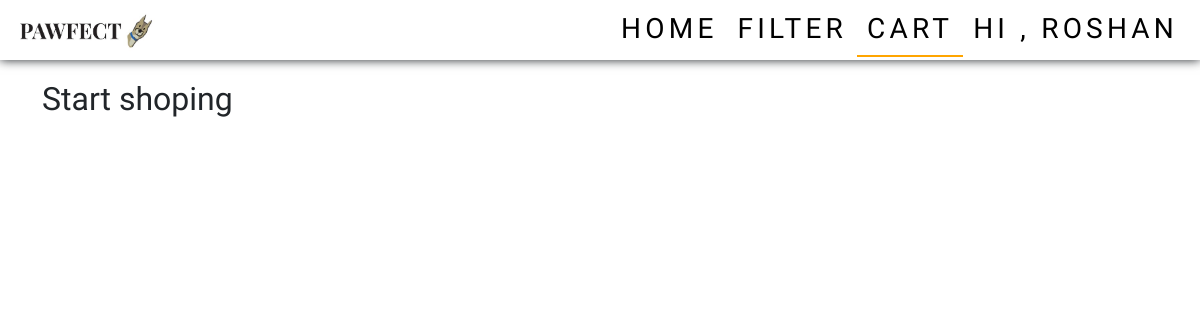
The page /viewCart (signed in) on the database as committed earlier.
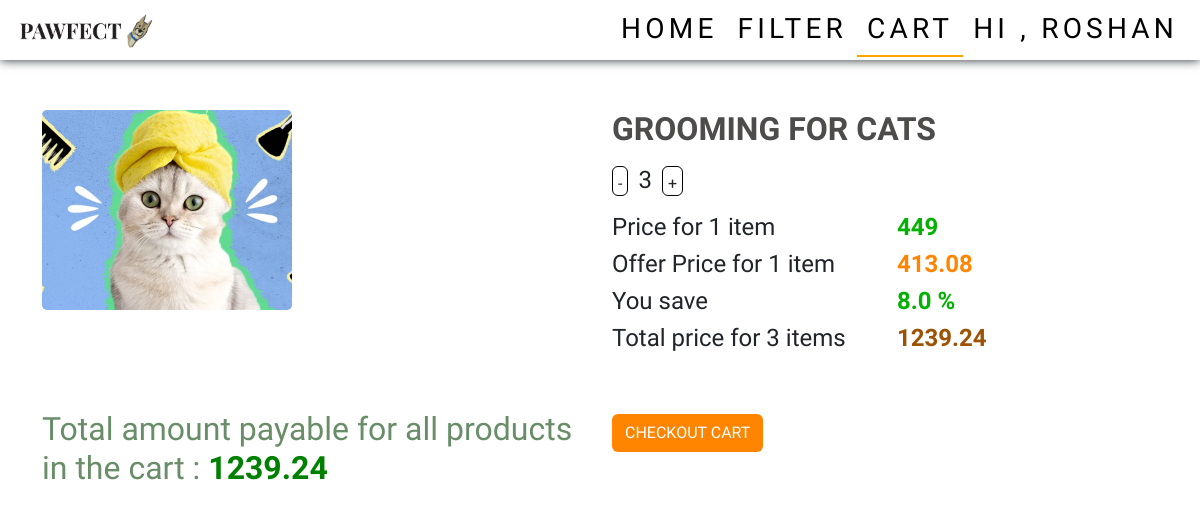
The same page on the database as committed later.
### app/models.py (models this page shows)
class Cart(models.Model):
    user=models.ForeignKey(User,on_delete=models.CASCADE)
    pro=models.ForeignKey(Details,on_delete=models.CASCADE)
    qty=models.IntegerField()
    price=models.FloatField()

class Details(models.Model):
    product=models.ForeignKey(Product, on_delete=models.CASCADE)
    dis=models.TextField()
    price=models.IntegerField()
    ofr_per=models.FloatField()
    ofr_price=models.FloatField()
    stock=models.IntegerField()

class Product(models.Model):
    category=models.ForeignKey(Category, on_delete=models.CASCADE)
    name=models.TextField()
    img=models.FileField()
    dis=models.TextField()

### app/views.py (the view)
# urls.py: path('viewCart',views.viewCart),
def viewCart(req):
    if 'user' in req.session:
        user=User.objects.get(username=req.session['user'])
        data=Cart.objects.filter(user=user)
        total=0
        for i in data:
            total+=i.price
        pet=Pet.objects.all()
        cat=Category.objects.all()
        return render(req,'user/viewCart.html',{'data':data,'pet':pet,'cat':cat,'total':total})
    else:
        return redirect(shop_login)

### templates/user/viewCart.html (shortened to what this page needs)
<!DOCTYPE html>
<html lang="en">
<head>
    {% load static %}
    <link href="https://cdn.jsdelivr.net/npm/bootstrap@5.3.3/dist/css/bootstrap.min.css" rel="stylesheet">
    <link rel="stylesheet" href="{% static 'css/style.css' %}">
    <link rel="stylesheet" href="{% static 'css/userHome.css' %}">
</head>
<body>
    <nav class="navbar navbar-expand-sm  fixed-top">
        <div class="container-fluid">
          <a class="navbar-brand" href="user_home"><img src="{% static 'images/pawfectlogo.jpg'%}" alt="" width="150px"></a>
          <div class="collapse navbar-collapse justify-content-end" id="collapsibleNavbar">
            <ul class="navbar-nav">
              <li class="nav-item">
                <a class="nav-link" href="../user_home">HOME</a>
              </li>
              <li class="nav-item dropdown petDrop">
                <a class="nav-link " href="#" role="button" data-bs-toggle="dropdown">FILTER</a>
              </li>
              <li class="nav-item">
                <a class="nav-link active"  href="">CART</a>
              </li>
              <li class="nav-item dropdown userDrop">
                <a class="nav-link " href="#" role="button" data-bs-toggle="dropdown">hi , {{user.first_name}}</a>
              </li>
            </ul>
          </div>
        </div>
      </nav>
    <div class="container cart-container">
      {% if data %}
        {% for i in data %}
        <div class="row cartView">
            <div class="col-lg-6 col1">
                <img src="{{i.pro.product.img.url}}" alt="" >
            </div>
            <div class="col-lg-6 col2">
                <h2>{{i.pro.product.name}}</h2>
                <div class="cartQty">
                  <a class="btn" href="cartDecrement/{{i.pk}}">-</a><h4 id="qty">{{i.qty}}</h4><a class="btn" href="cartIncrement/{{i.pk}}">+</a>
                </div>
                <div class="row">
                  <div class="col-lg-6 col-xs-6">
                    <h4>Price for 1 item</h4>
                    <h4>Offer Price for 1 item</h4>
                    <h4>You save</h4>
                    <h4>Total price for {{i.qty}} items</h4>
                  </div>
                  <div class="col-lg-6 col-xs-6">
                    <h4 id="price">{{i.pro.price}}</h4>
                    <h4 class="offerPrice">{{i.pro.ofr_price}}</h4>
                    <h4 id="price">{{i.pro.ofr_per}} %</h4>
                    <h4 class="totalPrice">{{i.price}}</h4>
                  </div>
                </div>
            </div>
        </div>
        {% endfor %}
        <div class="row totalRow">
          <div class="col-lg-6">
            <h2><span class="totalText">Total amount payable for all products in the cart : </span><span class="total">{{total}}</span></h2>
          </div>
          <div class="col-lg-6">
            <a class="btn buyAll" href="buyAll">CHECKOUT CART</a>
          </div>
        </div>
        {% else %}
        <h2>Start shoping</h2>
      {% endif %}
</body>
</html>

### static/css/style.css (style rules this page uses)
body { margin-top: 60px; font-family: 'Cute Font'; font-size: 28px; }
.navbar { background-color: rgb(255, 255, 255); box-shadow: 0 0 10px ; height: 60px; }
.nav-link { color: rgb(0, 0, 0); padding: 5px 10px !important; text-transform: uppercase; letter-spacing: 0.15em; display: inline-block; position: relative; }
.active { color: black; border-bottom: 2px solid orange; }
.container { padding-top: 20px; }
.offerPrice { font-weight: 700; color: rgb(255, 132, 0); padding-right: 10px; }
.cartView { padding-top: 30px; }
.cartView img { width: 250px; height: 200px; object-fit: cover; border-radius: 5px; }
.cartView h2 { font-weight: 700; color: rgb(77, 76, 75); }
.cartView .btn { border: 1px solid black; padding: 5px; height: 30px; }
.buyAll { background-color: rgb(255, 132, 0); color: white; }
#price { color: rgb(3, 177, 3); font-weight: 600; }
.totalPrice { color: rgb(156, 83, 5); font-weight: 600; }
.total { font-weight: 700; color: green; }
.totalText { color: rgba(3, 65, 3, 0.601); }
.totalRow { margin-top: 50px; }

### static/css/userHome.css (style rules this page uses)
.container { margin-top: 20px; }
.cartQty h4 { display: inline-block; padding: 10px; }
.petDrop { position: static !important; }

Rows that differ between the two databases and show on the page:
added Cart: pro.product.img (picture), pro.product.name "GROOMING FOR CATS", qty "3", pro.price "449", pro.ofr_price "413.08", pro.ofr_per "8.0", price "1239.24"
Other text that changed with them:
{{ total }}: (not shown) → "1239.24"
text no longer shown: "Start shoping"
text now shown: "Total amount payable for all products in the cart : CHECKOUT CART"
